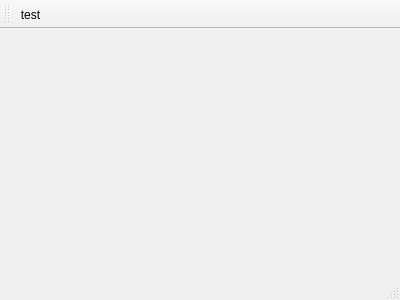
<?xml version="1.0" encoding="UTF-8"?>
<ui version="4.0">
 <class>MainWindow</class>
 <widget class="QMainWindow" name="MainWindow">
  <property name="geometry">
   <rect>
    <x>0</x>
    <y>0</y>
    <width>400</width>
    <height>300</height>
   </rect>
  </property>
  <property name="windowTitle">
   <string>Axis Tags Example</string>
  </property>
  <widget class="QWidget" name="centralWidget"/>
  <widget class="QMenuBar" name="menuBar">
   <property name="geometry">
    <rect>
     <x>0</x>
     <y>0</y>
     <width>400</width>
     <height>21</height>
    </rect>
   </property>
  </widget>
  <widget class="QToolBar" name="mainToolBar">
   <attribute name="toolBarArea">
    <enum>TopToolBarArea</enum>
   </attribute>
   <attribute name="toolBarBreak">
    <bool>false</bool>
   </attribute>
   <addaction name="actiontest"/>
  </widget>
  <widget class="QStatusBar" name="statusBar"/>
  <action name="actiontest">
   <property name="text">
    <string>test</string>
   </property>
  </action>
 </widget>
 <layoutdefault spacing="6" margin="11"/>
 <resources/>
 <connections/>
</ui>
